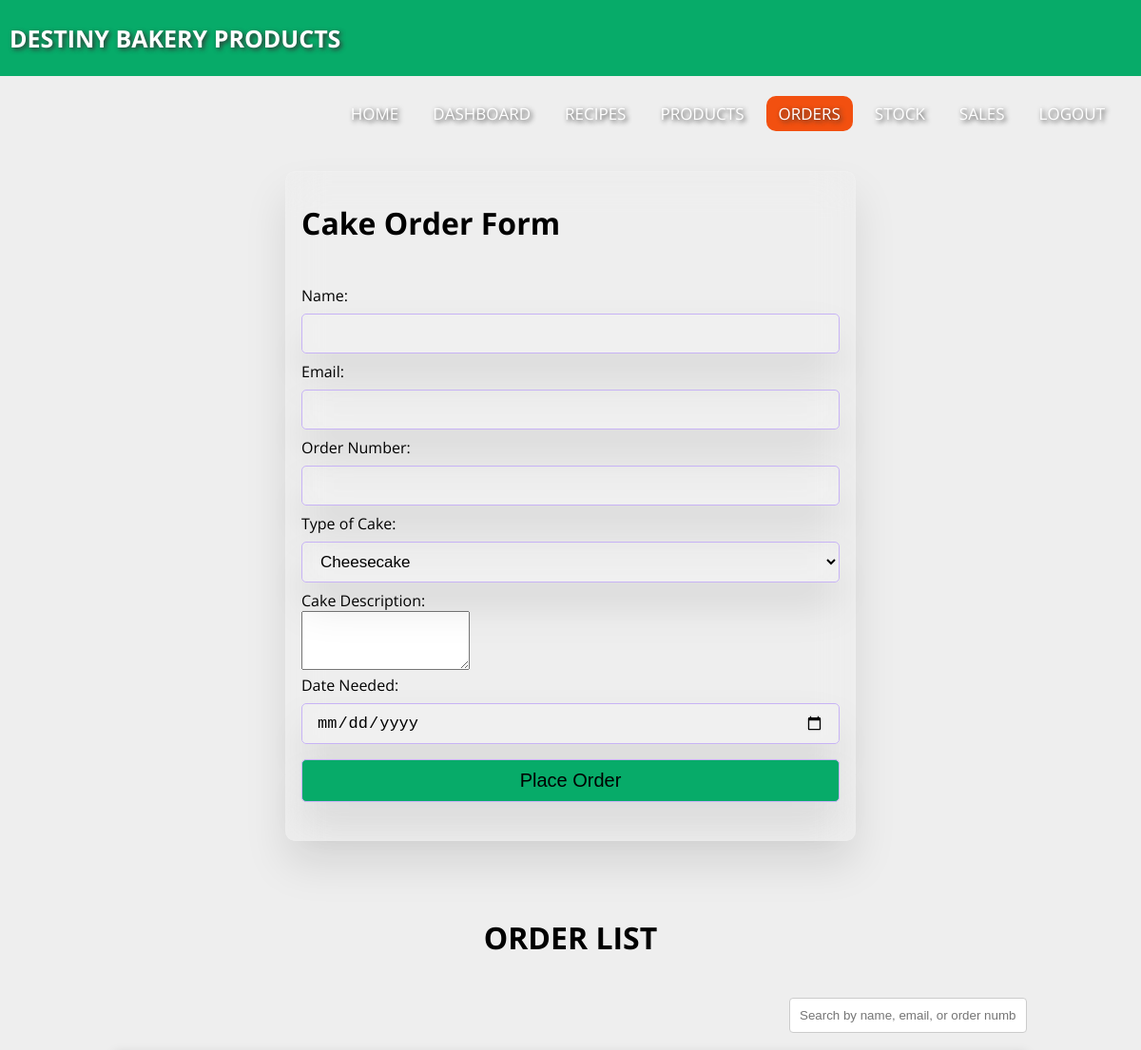
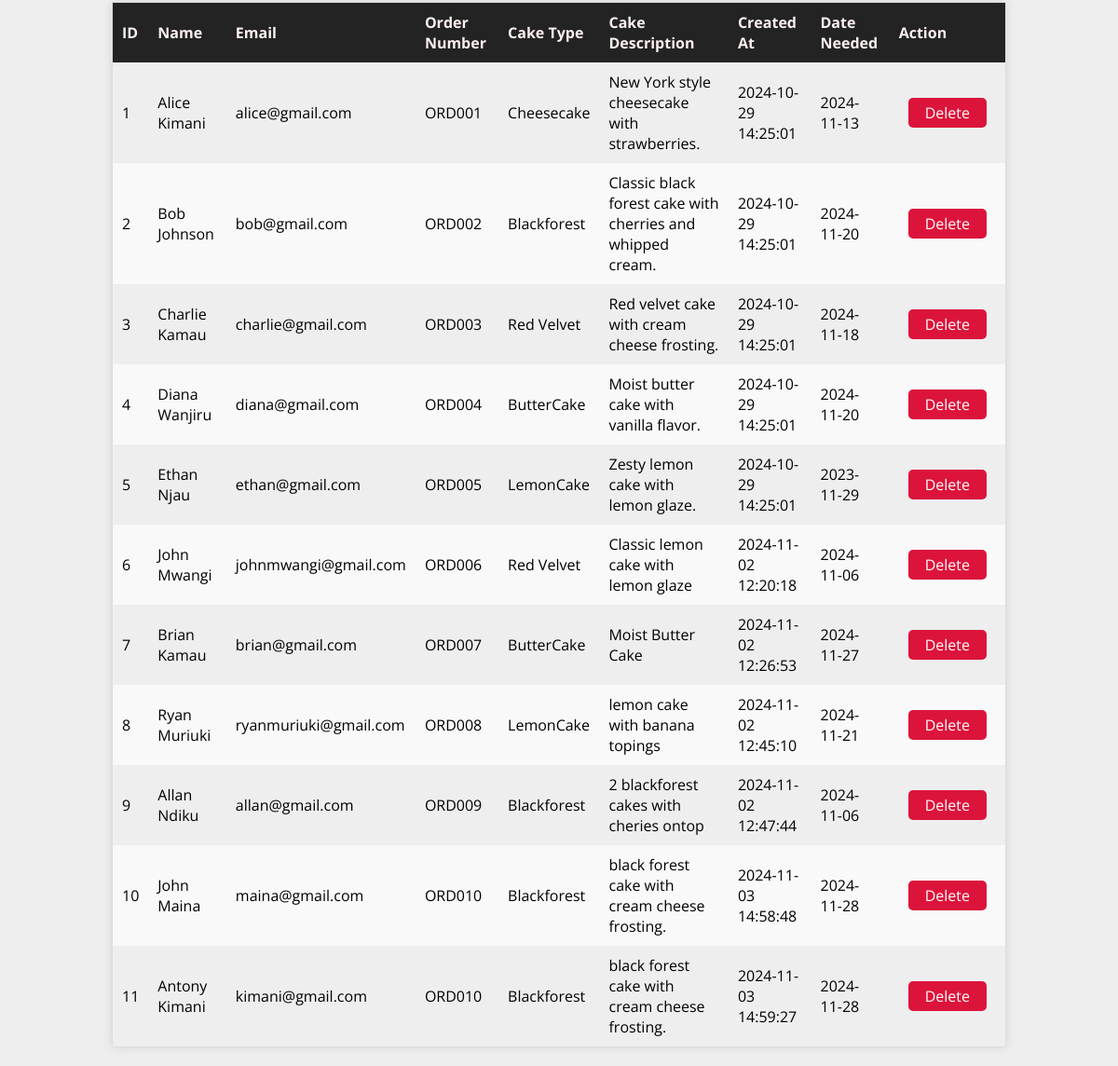
/orders.php, run on the app's committed database (2 pictures, top to bottom).
### tables this page shows
CREATE TABLE `orders` (
  `id` int(11) NOT NULL,
  `name` varchar(100) NOT NULL,
  `email` varchar(100) NOT NULL,
  `order_number` varchar(50) NOT NULL,
  `cake_type` enum('Cheesecake','Blackforest','Red Velvet','ButterCake','LemonCake') NOT NULL,
  `cake_description` text NOT NULL,
  `date_needed` date NOT NULL,
  `created_at` timestamp NOT NULL DEFAULT current_timestamp()
);

### orders.php (the view, shortened to what this page needs)
<?php
@include 'config.php';
$sql = "SELECT * FROM orders";
$result = $conn->query($sql);
?>
<!DOCTYPE html>
<html lang="en">
<head>
    <link rel="stylesheet" href="style.css">
</head>
<body>
    <nav>
        <label class="logo">DESTINY BAKERY PRODUCTS</label>
        <ul>
            <li><a href="index.html">Home</a></li>
            <li><a href="admin_dashboard.php">DASHBOARD</a></li>
            <li><a href="recipes.php">RECIPES</a></li>
            <li><a href="products.php">PRODUCTS</a></li>
            <li><a class="active" href="orders.php">ORDERS</a></li>
            <li><a href="stock.php">STOCK</a></li>
            <li><a href="sales.php">SALES</a></li>
            <li><a href="logout.php">LOGOUT</a></li>
        </ul>
    </nav>
    <div class="form-container">
        <form action="" method="POST">
            <h1>Cake Order Form</h1>
            <br>
            <br>
            <label for="name">Name:</label>
            <input type="text" id="name" name="name" required>
            <label for="email">Email:</label>
            <input type="email" id="email" name="email" required>
            <label for="order_number">Order Number:</label>
            <input type="text" id="order_number" name="order_number" required>
            <label for="cake_type">Type of Cake:</label>
            <select id="cake_type" name="cake_type" required>
                <option value="Cheesecake">Cheesecake</option>
            </select>
            <br>
            <label for="cake_description">Cake Description:</label>
            <br>
            <textarea id="cake_description" name="cake_description" rows="4" required></textarea>
            <br>
            <label for="date_needed">Date Needed:</label>
            <input type="date" id="date_needed" name="date_needed" required>
            <input type="submit" value="Place Order" class="form-btn">
        </form>
    </div>
    <div class="table-container">
        <table>
            <h1 class="h2title">Order List</h1>
            <br>
            <div class="search-container">
                <input type="text" id="search" placeholder="Search by name, email, or order number"
                    onkeyup="searchOrders()">
            </div>
            <thead>
                <tr>
                    <th>ID</th>
                    <th>Name</th>
                    <th>Email</th>
                    <th>Order Number</th>
                    <th>Cake Type</th>
                    <th>Cake Description</th>
                    <th>Created At</th>
                    <th>Date Needed</th>
                    <th>Action</th>
                </tr>
            </thead>
            <tbody>
                <?php
                if ($result->num_rows > 0) {
                    while($row = $result->fetch_assoc()) {
                        echo "<tr>
                                <td>{$row['id']}</td>
                                <td>{$row['name']}</td>
                                <td>{$row['email']}</td>
                                <td>{$row['order_number']}</td>
                                <td>{$row['cake_type']}</td>
                                <td>{$row['cake_description']}</td>
                                <td>{$row['created_at']}</td> <td>{$row['date_needed']}</td>
                       <td>
                        <a href='delete_order.php?delete_id={$row['id']}' class='delete-link' style='color: #ffffff;
  background-color: crimson;
  border-radius: 5px;
  margin: 10px;
  padding: 5px 18px;' onclick='return confirm(\"Are you sure you want to delete this order?\");'>Delete</a>
                    </td>
                              </tr>";
                    }
                } else {
                    echo "<tr><td colspan='8'>No orders found</td></tr>";
                }
                ?>
        </table>
    </div>
</body>
</html>

### style.css (style rules this page uses)
* { padding: 0; margin: 0; text-decoration: none; list-style: none; box-sizing: border-box; }
body { overflow-x: hidden; font-family: "Open Sans", sans-serif; background: #eee; }
nav { background: #07ab69; height: 80px; width: 100%; }
label.logo { color: white; font-size: 25px; line-height: 80px; padding: 0 100px; font-weight: bold; padding-left: 10px; padding-right: 0px; text-shadow: 2px 2px 5px #333; }
nav ul { float: right; margin-right: 20px; }
nav ul li { display: inline-block; float: left; line-height: 80px; margin: 0 5px; text-shadow: 2px 2px 5px #333; }
nav ul li a { color: white; font-size: 17px; padding: 7px 13px; border-radius: 10px; text-transform: uppercase; }
a.active, a:hover { background: #f25010; transition: 0.5s; border-radius: 10px; }
.h2title { text-align: center; margin: 10px; padding: 10px; text-transform: uppercase; }
.form-container { min-height: 80vh; display: flex; align-items: center; justify-content: center; padding: 20px; padding-bottom: 60px; margin-top: 5rem; }
.form-container form { background-color: rgba(255, 255, 255, 0.05); border: 1px solid rgba(255, 255, 255, 0.1); box-shadow: 0 25px 45px rgba(0, 0, 0, 0.1); backdrop-filter: blur(20px); width: 50vw; position: relative; padding: 2rem 1rem; border-radius: 10px; }
.form-container form input, .form-container form select { background-color: rgba(255, 255, 255, 0.05); border: 1px solid rgba(255, 255, 255, 0.1); box-shadow: 0 25px 45px rgba(0, 0, 0, 0.1); backdrop-filter: blur(20px); border: 1px solid #c7b3f5; width: 100%; padding: 10px 15px; font-size: 17px; margin: 8px 0; border-radius: 5px; }
.form-container form select option { background: #fff; }
.form-container form .form-btn { background: #07ab69; font-size: 20px; cursor: pointer; }
table { border-collapse: collapse; width: 80%; margin: 20px auto; border: 1px solid #ddd; box-shadow: 0 0 10px rgba(0, 0, 0, 0.1); }
th, td { padding: 10px; text-align: left; }
th { background-color: #232323; font-weight: bold; color: #fff0f0; }
tr:nth-child(even) { background-color: #f9f9f9; }
.delete-link { color: #ffffff; background-color: crimson; border-radius: 5px; margin: 10px; padding: 5px 18px; }
.search-container { text-align: right; margin-bottom: 20px; margin-right: 10%; }
.search-container input[type="text"] { padding: 10px; width: 250px; border: 1px solid #ccc; border-radius: 4px; }

### data on the page
orders: id "1", name "Alice Kimani", email "alice@gmail.com", order_number "ORD001", cake_type "Cheesecake", cake_description "New York style cheesecake with strawberries.", created_at "2024-10-29 14:25:01", date_needed "2024-11-13"
orders: id "2", name "Bob Johnson", email "bob@gmail.com", order_number "ORD002", cake_type "Blackforest", cake_description "Classic black forest cake with cherries and whipped cream.", created_at "2024-10-29 14:25:01", date_needed "2024-11-20"
orders: id "3", name "Charlie Kamau", email "charlie@gmail.com", order_number "ORD003", cake_type "Red Velvet", cake_description "Red velvet cake with cream cheese frosting.", created_at "2024-10-29 14:25:01", date_needed "2024-11-18"
orders: id "4", name "Diana Wanjiru", email "diana@gmail.com", order_number "ORD004", cake_type "ButterCake", cake_description "Moist butter cake with vanilla flavor.", created_at "2024-10-29 14:25:01", date_needed "2024-11-20"
orders: id "5", name "Ethan Njau", email "ethan@gmail.com", order_number "ORD005", cake_type "LemonCake", cake_description "Zesty lemon cake with lemon glaze.", created_at "2024-10-29 14:25:01", date_needed "2023-11-29"
orders: id "6", name "John Mwangi", email "johnmwangi@gmail.com", order_number "ORD006", cake_type "Red Velvet", cake_description "Classic lemon cake with lemon glaze", created_at "2024-11-02 12:20:18", date_needed "2024-11-06"
orders: id "7", name "Brian Kamau", email "brian@gmail.com", order_number "ORD007", cake_type "ButterCake", cake_description "Moist Butter Cake", created_at "2024-11-02 12:26:53", date_needed "2024-11-27"
orders: id "8", name "Ryan Muriuki", email "ryanmuriuki@gmail.com", order_number "ORD008", cake_type "LemonCake", cake_description "lemon cake with banana topings", created_at "2024-11-02 12:45:10", date_needed "2024-11-21"
orders: id "9", name "Allan Ndiku", email "allan@gmail.com", order_number "ORD009", cake_type "Blackforest", cake_description "2 blackforest cakes with cheries ontop", created_at "2024-11-02 12:47:44", date_needed "2024-11-06"
orders: id "10", name "John Maina", email "maina@gmail.com", order_number "ORD010", cake_type "Blackforest", cake_description "black forest cake with cream cheese frosting.", created_at "2024-11-03 14:58:48", date_needed "2024-11-28"
orders: id "11", name "Antony Kimani", email "kimani@gmail.com", order_number "ORD010", cake_type "Blackforest", cake_description "black forest cake with cream cheese frosting.", created_at "2024-11-03 14:59:27", date_needed "2024-11-28"
